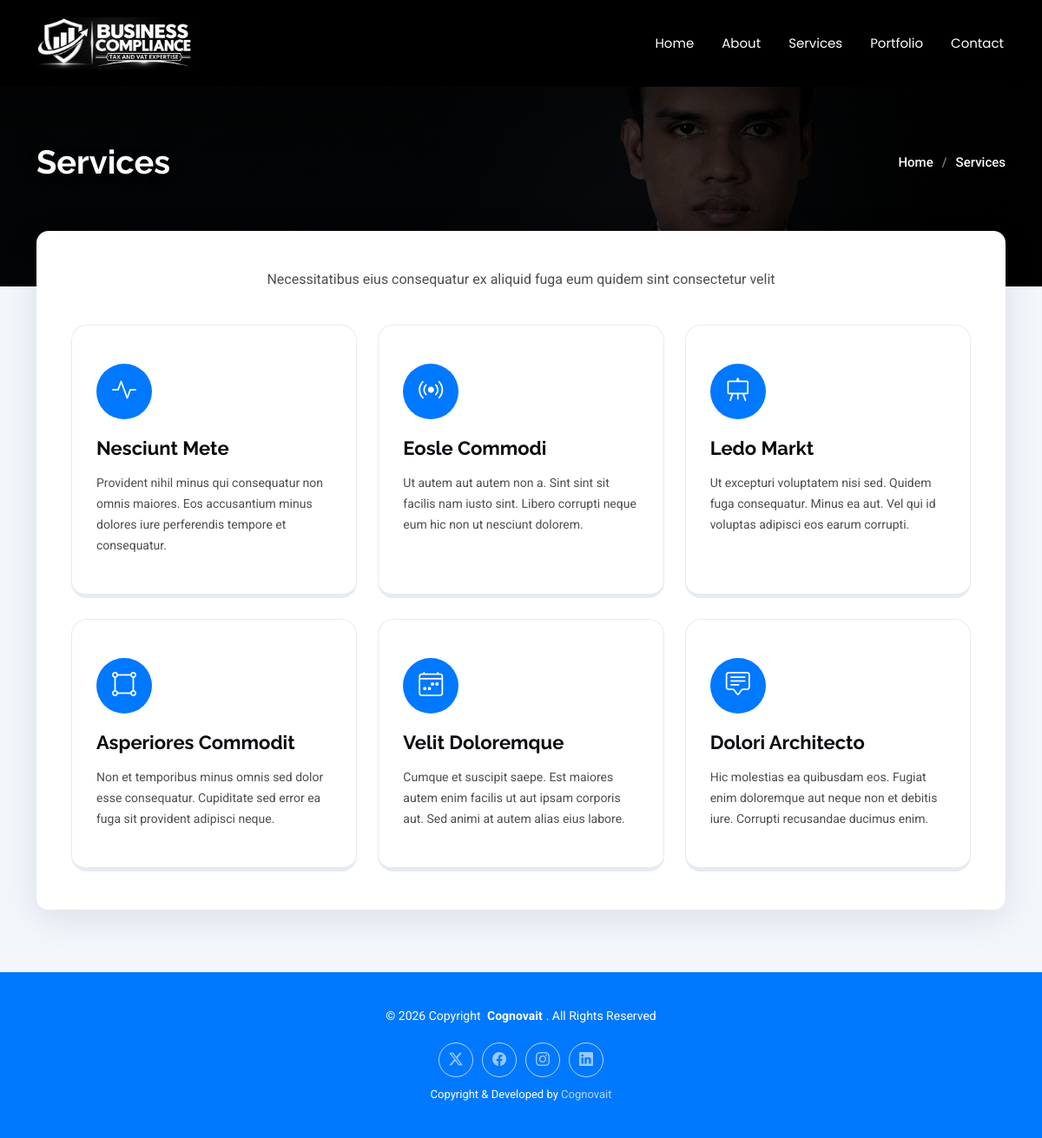
/services.php, run on the app's committed database.
### tables this page shows
CREATE TABLE `nav_menu` (
  `id` int(10) unsigned NOT NULL AUTO_INCREMENT,
  `label` varchar(50) NOT NULL,
  `url` varchar(255) NOT NULL DEFAULT '#',
  `sort_order` int(11) NOT NULL DEFAULT 0,
  `is_active` tinyint(1) NOT NULL DEFAULT 1,
  PRIMARY KEY (`id`)
);

CREATE TABLE `services` (
  `id` int(10) unsigned NOT NULL AUTO_INCREMENT,
  `icon` varchar(64) NOT NULL COMMENT 'Bootstrap Icons class, e.g. bi-activity',
  `title` varchar(150) NOT NULL,
  `description` text NOT NULL,
  `sort_order` int(11) NOT NULL DEFAULT 0,
  `is_active` tinyint(1) NOT NULL DEFAULT 1,
  PRIMARY KEY (`id`)
);

CREATE TABLE `social_links` (
  `id` int(10) unsigned NOT NULL AUTO_INCREMENT,
  `icon` varchar(64) NOT NULL COMMENT 'Bootstrap Icons class, e.g. bi-twitter-x',
  `url` varchar(255) NOT NULL DEFAULT '#',
  `sort_order` int(11) NOT NULL DEFAULT 0,
  `is_active` tinyint(1) NOT NULL DEFAULT 1,
  PRIMARY KEY (`id`)
);

### src/helpers.php (called while the page is built, shortened)
<?php
function e(mixed $value): string
{
    return htmlspecialchars((string) $value, ENT_QUOTES | ENT_SUBSTITUTE, 'UTF-8');
}
function safe_url(?string $url): string
{
    $url = trim((string) $url);
    if (preg_match('#^https?://#i', $url) || preg_match('/^#[\w-]*$/', $url)) {
        return $url;
    }
    return '#';
}
function nav_url(?string $url): string
{
    $url = trim((string) $url);
    if (preg_match('/^[A-Za-z0-9_-]+\.php(?:#[\w-]*)?$/', $url)) {
        return $url;
    }
    return '#';
}
if (!function_exists('settings')) {
    function settings(): array
    {
        static $cache = null;
        if ($cache === null) {
            $cache = [];
            try {
                foreach (Database::fetchAll('SELECT setting_key, setting_value FROM site_settings') as $row) {
                    $cache[$row['setting_key']] = $row['setting_value'];
                }
            } catch (Throwable) {
                return [];
            }
        }
        return $cache;
    }
}
if (!function_exists('setting')) {
    function setting(string $key, mixed $default = ''): string
    {
        $all = settings();
        return isset($all[$key]) && $all[$key] !== null ? (string) $all[$key] : (string) ($default ?? '');
    }
}

### db.php (called while the page is built, shortened)
<?php
final class Database
{
    private static ?PDO $pdo = null;
    private static function getEnvOr(string $key, string $default): string
    {
        $val = getenv($key);
        return $_ENV[$key] ?? $_SERVER[$key] ?? $default;
    }
    public static function pdo(): PDO
    {
        if (self::$pdo instanceof PDO) {
            return self::$pdo;
        }
        $host    = self::getEnvOr('DB_HOST', '127.0.0.1');
        $port    = self::getEnvOr('DB_PORT', '3306');
        $name    = self::getEnvOr('DB_NAME', 'devfolio');
        $user    = self::getEnvOr('DB_USER', 'root');
        $pass    = self::getEnvOr('DB_PASS', '');
        $charset = 'utf8mb4';
        $opts = [
            PDO::ATTR_ERRMODE            => PDO::ERRMODE_EXCEPTION,
            PDO::ATTR_DEFAULT_FETCH_MODE => PDO::FETCH_ASSOC,
            PDO::ATTR_EMULATE_PREPARES   => false,
        ];
        $base = sprintf('mysql:host=%s;port=%s;charset=%s', $host, $port, $charset);
        try {
            try {
                self::$pdo = new PDO($base . ';dbname=' . $name, $user, $pass, $opts);
            } catch (PDOException $e) {
                if ((int) ($e->errorInfo[1] ?? 0) !== 1049) {
                    throw $e;
                }
                $tmp = new PDO($base, $user, $pass, $opts);
                $tmp->exec('CREATE DATABASE IF NOT EXISTS `' . $name . '` CHARACTER SET utf8mb4 COLLATE utf8mb4_unicode_ci');
                self::$pdo = new PDO($base . ';dbname=' . $name, $user, $pass, $opts);
            }
        } catch (PDOException $e) {
            error_log('DevFolio DB connection failed: ' . $e->getMessage());
            http_response_code(500);
            exit('Database connection failed: ' . $e->getMessage());
        }
        return self::$pdo;
    }
    private static function run(string $sql, array $params): PDOStatement
    {
        $st = self::pdo()->prepare($sql);
        $st->execute($params);
        return $st;
    }
    public static function fetchAll(string $sql, array $params = []): array
    {
        $st = self::run($sql, $params);
        return $st->fetchAll();
    }
}
function db(): PDO
{
    return Database::pdo();
}

### services.php (the view, shortened to what this page needs)
<?php
require_once __DIR__ . '/includes/functions.php';
$pageTitle   = 'Services - ' . setting('site_name', 'DevFolio') . ' Bootstrap Template';
$bodyClass   = 'services-page inner-page';
$services = get_services();
require __DIR__ . '/includes/header.php';
?>
  <main class="main">
    <?php require __DIR__ . '/includes/breadcrumb.php'; ?>
    <section id="services" class="services section">
      <div class="container">
       <div class="inner-card">
        <div class="row gy-4">
          <?php foreach ($services as $i => $sv): ?>
          <div class="col-lg-4 col-md-6" data-aos="fade-up" data-aos-delay="<?= ($i + 1) * 100 ?>">
            <div class="service-item position-relative">
              <div class="icon">
                <i class="bi <?= e($sv['icon']) ?>"></i>
              </div>
              <a href="#" class="stretched-link">
                <h3><?= e($sv['title']) ?></h3>
              </a>
              <p><?= e($sv['description']) ?></p>
            </div>
          </div>
          <?php endforeach; ?>
        </div>
       </div>
      </div>
    </section>
  </main>
<?php require __DIR__ . '/includes/footer.php'; ?>

### includes/header.php (shortened to what this page needs)
<?php
require_once __DIR__ . '/functions.php';
$bodyClass = $bodyClass ?? 'index-page';
$siteName = setting('site_name', 'DevFolio');
$siteLogo = setting('site_logo', '');
$navItems      = get_nav_items();
$currentScript = basename($_SERVER['SCRIPT_NAME'] ?? 'index.php');
$navLinkActive = static function (string $url) use ($currentScript): bool {
    $path = strtok($url, '#?') ?: '';
    if ($path === '' || !str_ends_with($path, '.php')) {
        return false;
    }
    if ($path === $currentScript) {
        return true;
    }
    $slug = substr($path, 0, -4);
    return str_starts_with($currentScript, $slug . '-');
};
?>
<!DOCTYPE html>
<html lang="en">
<head>
  <link href="css/bootstrap.min.css" rel="stylesheet">
  <link href="css/bootstrap-icons.css" rel="stylesheet">
  <link href="css/aos.css" rel="stylesheet">
  <link href="css/glightbox.min.css" rel="stylesheet">
  <link href="css/swiper-bundle.min.css" rel="stylesheet">
  <link href="css/main.css" rel="stylesheet">
</head>
<body class="<?= e($bodyClass) ?>">
  <header id="header" class="header d-flex align-items-center sticky-top">
    <div class="container-fluid container-xl position-relative d-flex align-items-center justify-content-between">
      <a href="index.php" class="logo d-flex align-items-center">
        <?php if (!empty($siteLogo) && is_file(ROOT_PATH . '/' . $siteLogo)): ?>
          <img src="<?= e($siteLogo) ?>" alt="<?= e($siteName) ?>">
        <?php else: ?>
          <h1 class="sitename"><?= e($siteName) ?></h1>
        <?php endif; ?>
      </a>
      <nav id="navmenu" class="navmenu">
        <ul>
          <?php foreach ($navItems as $item): $isActive = $navLinkActive((string) $item['url']); ?>
          <li><a href="<?= e(nav_url($item['url'])) ?>"<?= $isActive ? ' class="active"' : '' ?>><?= e($item['label']) ?></a></li>
          <?php endforeach; ?>
        </ul>
      </nav>
    </div>
  </header>

### includes/footer.php (shortened to what this page needs)
<?php
require_once __DIR__ . '/functions.php';
?>
  <footer id="footer" class="footer accent-background">
    <div class="container">
      <div class="copyright text-center ">
        <p>© <?= date('Y') ?> <span>Copyright</span> <strong class="px-1 sitename">Cognovait</strong>. <span>All Rights Reserved</span></p>
      </div>
      <div class="social-links d-flex justify-content-center">
        <?php foreach (get_social_links() as $s): ?>
        <a href="<?= e(safe_url($s['url'])) ?>"><i class="bi <?= e($s['icon']) ?>"></i></a>
        <?php endforeach; ?>
      </div>
      <div class="credits">
        Copyright &amp; Developed by <a href="https://cognovait.com/" target="_blank" rel="noopener">Cognovait</a>
      </div>
    </div>
  </footer>
</body>
</html>

### data on the page
nav_menu: label "Home"
nav_menu: label "About"
nav_menu: label "Services"
nav_menu: label "Portfolio"
nav_menu: label "Contact"
services: title "Nesciunt Mete", description "Provident nihil minus qui consequatur non omnis maiores. Eos accusantium minus dolores iure perferendis tempore et consequatur."
services: title "Eosle Commodi", description "Ut autem aut autem non a. Sint sint sit facilis nam iusto sint. Libero corrupti neque eum hic non ut nesciunt dolorem."
services: title "Ledo Markt", description "Ut excepturi voluptatem nisi sed. Quidem fuga consequatur. Minus ea aut. Vel qui id voluptas adipisci eos earum corrupti."
services: title "Asperiores Commodit", description "Non et temporibus minus omnis sed dolor esse consequatur. Cupiditate sed error ea fuga sit provident adipisci neque."
services: title "Velit Doloremque", description "Cumque et suscipit saepe. Est maiores autem enim facilis ut aut ipsam corporis aut. Sed animi at autem alias eius labore."
services: title "Dolori Architecto", description "Hic molestias ea quibusdam eos. Fugiat enim doloremque aut neque non et debitis iure. Corrupti recusandae ducimus enim."

### other printed values
$bannerTitle "Services"
$subtitle "Necessitatibus eius consequatur ex aliquid fuga eum quidem sint consectetur velit"
